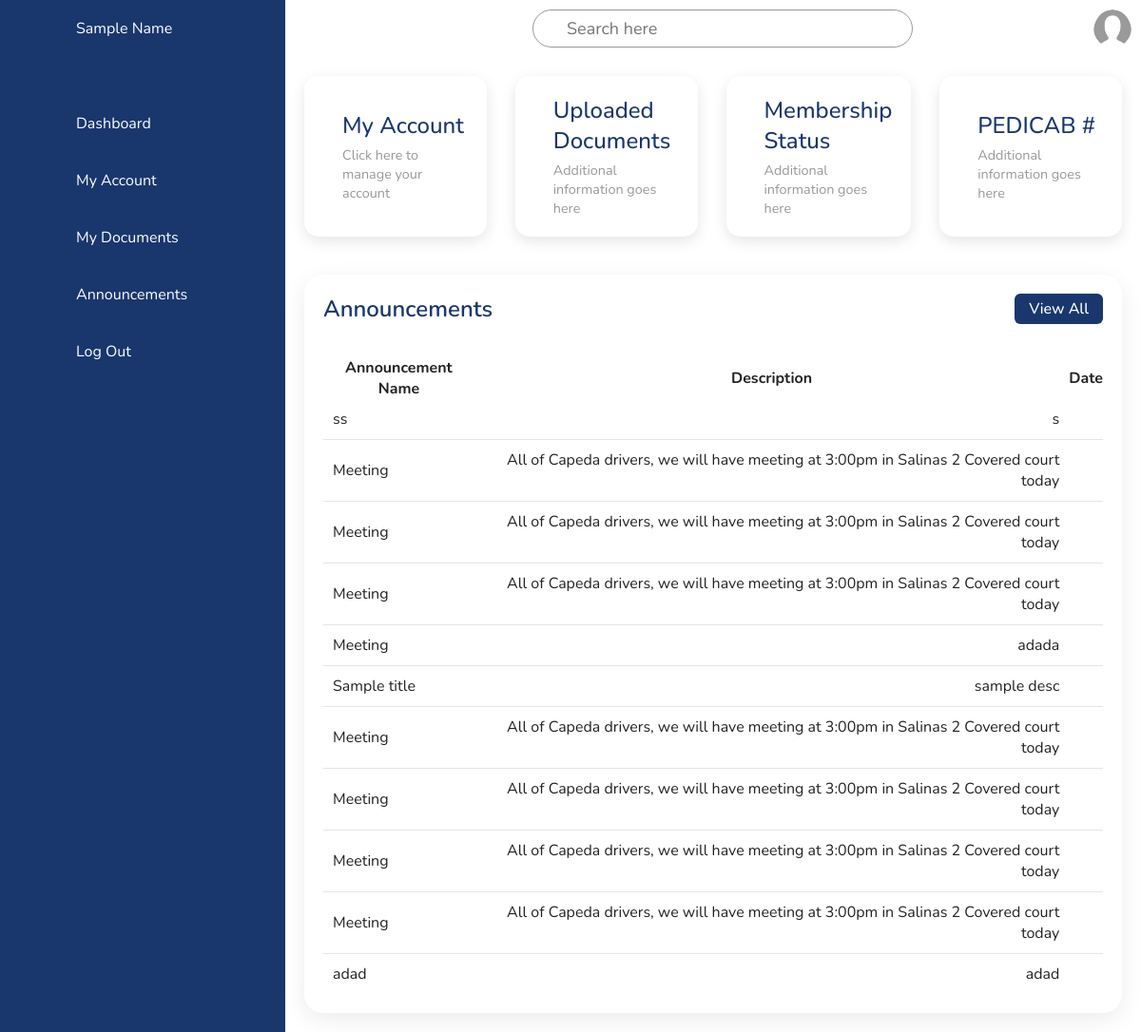
Page /MEMBER/memberDashboard.php on the committed database.
### tables this page shows
CREATE TABLE `tbl_announcements` (
  `announcement_id` int(11) NOT NULL,
  `announcement_title` varchar(255) NOT NULL,
  `announcement_description` varchar(255) NOT NULL,
  `announcement_venue` varchar(100) NOT NULL,
  `announcement_date` date DEFAULT NULL,
  `announcement_time` time NOT NULL,
  `date_created` timestamp NOT NULL DEFAULT current_timestamp(),
  `date_updated` timestamp NOT NULL DEFAULT current_timestamp()
);

### MEMBER/memberDashboard.php (the view, shortened to what this page needs)
<?php
require "../database/config.php";
?>
<!DOCTYPE html>
<html lang="en">
<head>
    <link rel="stylesheet" href="../css/member/memberDashboard.css" />
</head>
<body>
    <div class="container">
        <?php
        include "memberNavigation.php";
        ?>
    </div>
    <div class="main">
        <div class="topbar">
            <div class="toggle">
            </div>
            <div class="search">
                <label for="">
                    <input type="text" placeholder="Search here" />
                </label>
            </div>
            <div class="user">
                <img src="../images/default.png" alt="Profile" id="userIcon">
            </div>
        </div>
        <div class="cardBox">
            <div class="card">
                <div class="cardContent">
                    <div class="cardName">My Account</div>
                    <div class="additionalText">Click here to manage your account</div>
                </div>
            </div>
            <div class="card">
                <div class="cardContent">
                    <div class="cardName">Uploaded Documents</div>
                    <div class="additionalText">Additional information goes here</div>
                </div>
            </div>
            <div class="card">
                <div class="cardContent">
                    <div class="cardName">Membership Status</div>
                    <div class="additionalText">Additional information goes here</div>
                </div>
            </div>
            <div class="card">
                <div class="cardContent">
                    <div class="cardName">PEDICAB #</div>
                    <div class="additionalText">Additional information goes here</div>
                </div>
            </div>
        </div>
        <div class="details">
            <div class="recentApplications">
                <div class="applicationHeader">
                    <h2>Announcements</h2>
                    <a href="#" class="btn">View All</a>
                </div>
                <table class="applications-table">
                    <thead>
                        <tr>
                            <th>Announcement Name</th>
                            <th>Description</th>
                            <th>Date</th>
                        </tr>
                    </thead>
                    <tbody>
                        <?php
                        $sql = mysqli_query($conn, "SELECT * from tbl_announcements ORDER BY announcement_id ASC") or die(mysqli_error($conn));
                        if (mysqli_num_rows($sql) > 0) {
                            while ($row = mysqli_fetch_array($sql)) {
                                $announcement_title = $row['announcement_title'];
                                $announcement_description = $row['announcement_description'];
                        ?>
                                <tr>
                                    <td><?php echo $announcement_title; ?></td>
                                    <td><?php echo $announcement_description; ?></td>
                                </tr>
                        <?php
                            }
                        } else {
                            echo "Record not Found";
                        }
                        ?>
                    </tbody>
                </table>
            </div>
        </div>
    </div>
</body>
</html>

### css/member/memberDashboard.css (style rules this page uses)
* { font-family: "Nunito", sans-serif; margin: 0; padding: 0; box-sizing: border-box; }
:root { --dBlue: #19376d; --white: #fff; --gray: #f5f5f5; --black1: #222; --black2: #999; }
body { min-height: 100vh; overflow-x: hidden; }
.container { position: relative; width: 100%; }
.main { position: absolute; width: calc(100% - 300px); left: 300px; min-height: 100vh; background: var(--white); transition: 0.5s; }
.topbar { width: 100%; height: 60px; display: flex; justify-content: space-between; align-items: center; padding: 0 10px; }
.toggle { position: relative; width: 60px; height: 60px; display: flex; justify-content: center; align-items: center; font-size: 2rem; cursor: pointer; }
.search { position: relative; width: 400px; margin: 0 10px; }
.search label { position: relative; width: 100%; }
.search label input { width: 100%; height: 40px; border-radius: 40px; padding: 5px 20px; padding-left: 35px; font-size: 18px; outline: none; border: 1px solid var(--black2); }
.user { position: relative; width: 40px; height: 40px; border-radius: 50%; overflow: hidden; cursor: pointer; display: inline-block; }
.user img { width: 40px; height: 40px; border-radius: 50%; cursor: pointer; }
.cardBox { position: relative; width: 100%; padding: 20px; display: grid; grid-template-columns: repeat(4, 1fr); grid-gap: 30px; }
.cardBox .card { display: flex; align-items: center; padding: 20px; border-radius: 15px; box-shadow: 0 5px 15px rgba(0, 0, 0, 0.1); transition: box-shadow 0.3s ease; cursor: pointer; background-color: var(--white); }
.cardBox .card .cardContent { display: flex; flex-direction: column; align-items: flex-start; justify-content: center; }
.cardBox .card .cardName { color: var(--dBlue); font-size: 1.5rem; font-weight: 500; margin-bottom: 5px; }
.cardBox .card .additionalText { color: var(--black2); font-size: 0.9rem; }
.details { position: relative; width: 100%; padding: 20px; display: grid; grid-template-columns: 1fr; grid-gap: 30px; }
.details .recentApplications { position: relative; display: grid; min-height: 300px; background: var(--white); padding: 20px; box-shadow: 0 7px 25px rgba(0, 0, 0, 0.08); border-radius: 20px; }
.details .applicationHeader { display: flex; justify-content: space-between; align-items: center; margin-bottom: 15px; }
.applicationHeader h2 { font-weight: 600; color: var(--dBlue); font-size: 1.5rem; }
.applicationHeader .btn { padding: 5px 15px; background: var(--dBlue); text-decoration: none; color: var(--white); border-radius: 6px; font-weight: 500; transition: background 0.3s ease; }
.details table { width: 100%; border-collapse: collapse; margin-top: 20px; }
.details .recentApplications table tr { color: var(--black1); border-bottom: 1px solid rgba(0, 0, 0, 0.1); transition: background 0.3s ease; }
.details .recentApplications table tr:last-child { border-bottom: none; }
.details .recentApplications table tr td { padding: 10px; }
.details .recentApplications table tr td:last-child { text-align: end; }
.details .recentApplications table tr td:nth-child(2) { text-align: end; }

### rows in the picture
tbl_announcements: announcement_title "ss", announcement_description "s"
tbl_announcements: announcement_title "Meeting", announcement_description "All of Capeda drivers, we will have meeting at 3:00pm in Salinas 2 Covered court today"
tbl_announcements: announcement_title "Meeting", announcement_description "All of Capeda drivers, we will have meeting at 3:00pm in Salinas 2 Covered court today"
tbl_announcements: announcement_title "Meeting", announcement_description "All of Capeda drivers, we will have meeting at 3:00pm in Salinas 2 Covered court today"
tbl_announcements: announcement_title "Meeting", announcement_description "adada"
tbl_announcements: announcement_title "Sample title", announcement_description "sample desc"
tbl_announcements: announcement_title "Meeting", announcement_description "All of Capeda drivers, we will have meeting at 3:00pm in Salinas 2 Covered court today"
tbl_announcements: announcement_title "Meeting", announcement_description "All of Capeda drivers, we will have meeting at 3:00pm in Salinas 2 Covered court today"
tbl_announcements: announcement_title "Meeting", announcement_description "All of Capeda drivers, we will have meeting at 3:00pm in Salinas 2 Covered court today"
tbl_announcements: announcement_title "Meeting", announcement_description "All of Capeda drivers, we will have meeting at 3:00pm in Salinas 2 Covered court today"
tbl_announcements: announcement_title "adad", announcement_description "adad"
